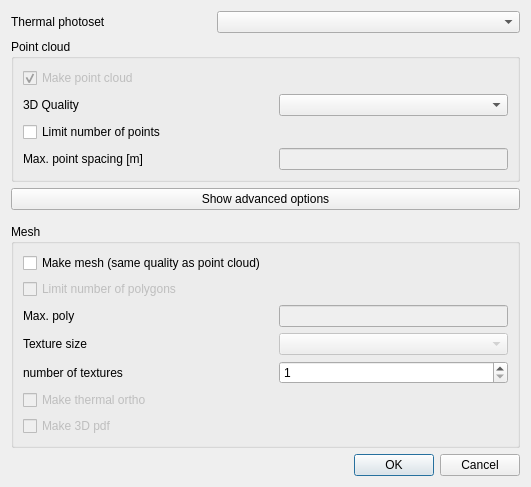
<?xml version="1.0" encoding="UTF-8"?>
<ui version="4.0">
 <class>Dialog</class>
 <widget class="QDialog" name="Dialog">
  <property name="geometry">
   <rect>
    <x>0</x>
    <y>0</y>
    <width>531</width>
    <height>487</height>
   </rect>
  </property>
  <property name="windowTitle">
   <string>Dialog</string>
  </property>
  <layout class="QVBoxLayout" name="verticalLayout_2">
   <item>
    <layout class="QHBoxLayout" name="horizontalLayout_3">
     <item>
      <widget class="QLabel" name="label_3">
       <property name="minimumSize">
        <size>
         <width>200</width>
         <height>0</height>
        </size>
       </property>
       <property name="maximumSize">
        <size>
         <width>200</width>
         <height>16777215</height>
        </size>
       </property>
       <property name="text">
        <string>Thermal photoset</string>
       </property>
      </widget>
     </item>
     <item>
      <widget class="QComboBox" name="comboBox_thimg">
       <property name="minimumSize">
        <size>
         <width>300</width>
         <height>0</height>
        </size>
       </property>
      </widget>
     </item>
    </layout>
   </item>
   <item>
    <widget class="QGroupBox" name="groupBox">
     <property name="title">
      <string>Point cloud</string>
     </property>
     <layout class="QVBoxLayout" name="verticalLayout_3">
      <item>
       <widget class="QCheckBox" name="checkBox_pc">
        <property name="enabled">
         <bool>false</bool>
        </property>
        <property name="minimumSize">
         <size>
          <width>300</width>
          <height>0</height>
         </size>
        </property>
        <property name="maximumSize">
         <size>
          <width>300</width>
          <height>16777215</height>
         </size>
        </property>
        <property name="text">
         <string>Make point cloud</string>
        </property>
        <property name="checked">
         <bool>true</bool>
        </property>
       </widget>
      </item>
      <item>
       <layout class="QHBoxLayout" name="horizontalLayout_2">
        <item>
         <widget class="QLabel" name="label_2">
          <property name="minimumSize">
           <size>
            <width>250</width>
            <height>0</height>
           </size>
          </property>
          <property name="maximumSize">
           <size>
            <width>250</width>
            <height>16777215</height>
           </size>
          </property>
          <property name="text">
           <string>3D Quality</string>
          </property>
         </widget>
        </item>
        <item>
         <widget class="QComboBox" name="comboBox_quality"/>
        </item>
       </layout>
      </item>
      <item>
       <widget class="QCheckBox" name="checkBox_limit_points">
        <property name="text">
         <string>Limit number of points</string>
        </property>
       </widget>
      </item>
      <item>
       <layout class="QHBoxLayout" name="horizontalLayout_4">
        <item>
         <widget class="QLabel" name="label_5">
          <property name="minimumSize">
           <size>
            <width>250</width>
            <height>0</height>
           </size>
          </property>
          <property name="maximumSize">
           <size>
            <width>250</width>
            <height>16777215</height>
           </size>
          </property>
          <property name="text">
           <string>Max. point spacing [m]</string>
          </property>
         </widget>
        </item>
        <item>
         <widget class="QLineEdit" name="lineEdit_maxpoints">
          <property name="enabled">
           <bool>false</bool>
          </property>
         </widget>
        </item>
       </layout>
      </item>
     </layout>
    </widget>
   </item>
   <item>
    <widget class="QPushButton" name="pushButton_options">
     <property name="text">
      <string>Show advanced options</string>
     </property>
    </widget>
   </item>
   <item>
    <spacer name="verticalSpacer">
     <property name="orientation">
      <enum>Qt::Vertical</enum>
     </property>
     <property name="sizeHint" stdset="0">
      <size>
       <width>20</width>
       <height>40</height>
      </size>
     </property>
    </spacer>
   </item>
   <item>
    <widget class="QGroupBox" name="groupBox_2">
     <property name="title">
      <string>Mesh</string>
     </property>
     <layout class="QVBoxLayout" name="verticalLayout">
      <item>
       <widget class="QCheckBox" name="checkBox_mesh">
        <property name="minimumSize">
         <size>
          <width>300</width>
          <height>0</height>
         </size>
        </property>
        <property name="maximumSize">
         <size>
          <width>300</width>
          <height>16777215</height>
         </size>
        </property>
        <property name="text">
         <string>Make mesh (same quality as point cloud)</string>
        </property>
        <property name="checked">
         <bool>false</bool>
        </property>
       </widget>
      </item>
      <item>
       <widget class="QCheckBox" name="checkBox_limit_poly">
        <property name="enabled">
         <bool>false</bool>
        </property>
        <property name="text">
         <string>Limit number of polygons</string>
        </property>
       </widget>
      </item>
      <item>
       <layout class="QHBoxLayout" name="horizontalLayout_5">
        <item>
         <widget class="QLabel" name="label_6">
          <property name="minimumSize">
           <size>
            <width>250</width>
            <height>0</height>
           </size>
          </property>
          <property name="maximumSize">
           <size>
            <width>250</width>
            <height>16777215</height>
           </size>
          </property>
          <property name="text">
           <string>Max. poly</string>
          </property>
         </widget>
        </item>
        <item>
         <widget class="QLineEdit" name="lineEdit_maxpoly">
          <property name="enabled">
           <bool>false</bool>
          </property>
         </widget>
        </item>
       </layout>
      </item>
      <item>
       <layout class="QHBoxLayout" name="horizontalLayout">
        <item>
         <widget class="QLabel" name="label">
          <property name="minimumSize">
           <size>
            <width>250</width>
            <height>0</height>
           </size>
          </property>
          <property name="maximumSize">
           <size>
            <width>250</width>
            <height>16777215</height>
           </size>
          </property>
          <property name="text">
           <string>Texture size</string>
          </property>
         </widget>
        </item>
        <item>
         <widget class="QComboBox" name="comboBox_texture_size">
          <property name="enabled">
           <bool>false</bool>
          </property>
         </widget>
        </item>
       </layout>
      </item>
      <item>
       <layout class="QHBoxLayout" name="horizontalLayout_6">
        <item>
         <widget class="QLabel" name="label_4">
          <property name="minimumSize">
           <size>
            <width>250</width>
            <height>0</height>
           </size>
          </property>
          <property name="maximumSize">
           <size>
            <width>250</width>
            <height>16777215</height>
           </size>
          </property>
          <property name="text">
           <string>number of textures</string>
          </property>
         </widget>
        </item>
        <item>
         <widget class="QSpinBox" name="spinBox">
          <property name="minimum">
           <number>1</number>
          </property>
          <property name="maximum">
           <number>15</number>
          </property>
         </widget>
        </item>
       </layout>
      </item>
      <item>
       <widget class="QCheckBox" name="checkBox_ortho">
        <property name="enabled">
         <bool>false</bool>
        </property>
        <property name="minimumSize">
         <size>
          <width>150</width>
          <height>0</height>
         </size>
        </property>
        <property name="maximumSize">
         <size>
          <width>150</width>
          <height>16777215</height>
         </size>
        </property>
        <property name="text">
         <string>Make thermal ortho</string>
        </property>
        <property name="checked">
         <bool>false</bool>
        </property>
       </widget>
      </item>
      <item>
       <widget class="QCheckBox" name="checkBox_pdf">
        <property name="enabled">
         <bool>false</bool>
        </property>
        <property name="minimumSize">
         <size>
          <width>100</width>
          <height>0</height>
         </size>
        </property>
        <property name="text">
         <string>Make 3D pdf</string>
        </property>
       </widget>
      </item>
     </layout>
    </widget>
   </item>
   <item>
    <widget class="QDialogButtonBox" name="buttonBox">
     <property name="orientation">
      <enum>Qt::Horizontal</enum>
     </property>
     <property name="standardButtons">
      <set>QDialogButtonBox::Cancel|QDialogButtonBox::Ok</set>
     </property>
    </widget>
   </item>
  </layout>
 </widget>
 <resources/>
 <connections>
  <connection>
   <sender>buttonBox</sender>
   <signal>accepted()</signal>
   <receiver>Dialog</receiver>
   <slot>accept()</slot>
   <hints>
    <hint type="sourcelabel">
     <x>248</x>
     <y>254</y>
    </hint>
    <hint type="destinationlabel">
     <x>157</x>
     <y>274</y>
    </hint>
   </hints>
  </connection>
  <connection>
   <sender>buttonBox</sender>
   <signal>rejected()</signal>
   <receiver>Dialog</receiver>
   <slot>reject()</slot>
   <hints>
    <hint type="sourcelabel">
     <x>316</x>
     <y>260</y>
    </hint>
    <hint type="destinationlabel">
     <x>286</x>
     <y>274</y>
    </hint>
   </hints>
  </connection>
 </connections>
</ui>
